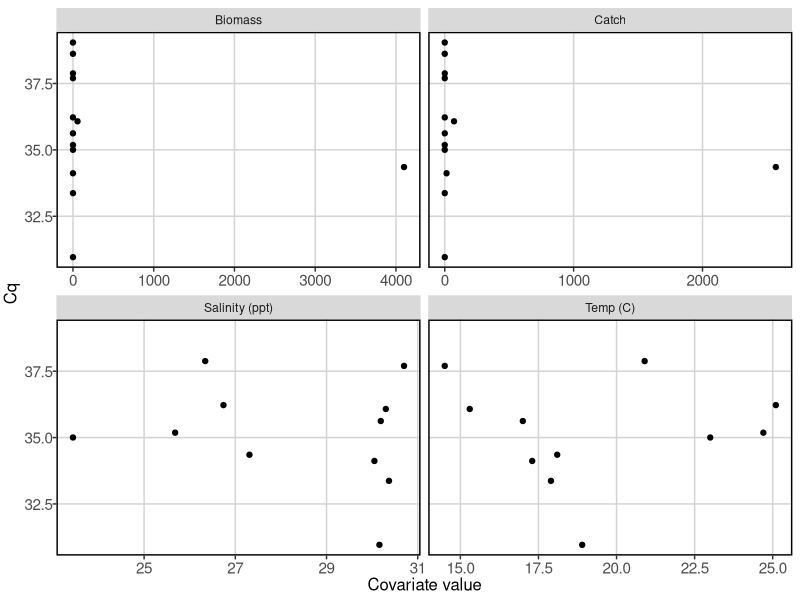

The R script that drew this image:
## ---- chunk 1
rm(list=ls())
knitr::opts_chunk$set(echo = FALSE,
                      message = FALSE,
                      warning = FALSE)
library(tidyverse)
library(sf)
library(here)

# Negate function
'%notin%' <- function(x,y)!('%in%'(x,y))

# Set GGplot auto theme
theme_set(theme(panel.grid.major = element_line(color='lightgray'),
                panel.grid.minor = element_blank(),
                panel.background = element_blank(),
                panel.border = element_rect(color='black', size=1, fill=NA),
                legend.position = "bottom",
                axis.text.x=element_text(size=11),
                axis.text.y=element_text(size=11),
                axis.title.x=element_text(size=12),
                axis.title.y=element_text(size=12, angle=90, vjust=2),
                plot.title=element_text(size=14, hjust = 0, vjust = 1.2),
                plot.caption=element_text(hjust=0, face='italic', size=12)))
## ---- chunk 2
#### Load data ####
abund <- read.csv(here('Clean_Data/Seine/abund_through_2024.csv'))
trips <- read.csv(here('Clean_Data/Seine/trips_through_2024.csv'))
bio <- read.csv(here('Clean_Data/Seine/lengths_through_2024.csv'))
pcr <- read.csv(here('Raw_Data/herring_qpcr_subsample24.csv'))

# Clean
abund <- abund %>% 
  mutate(date = as.Date(date, format="%m/%d/%Y")) %>% 
  mutate(month = month(date),
         year = year(date),
         week = isoweek(date))
abund$collector[abund$site_id >20] <- 'QBC'
abund$collector[abund$site_id <20] <- 'GMRI'

trips <- trips %>% 
  mutate(date = as.Date(date, format="%m/%d/%Y")) %>% 
  mutate(month = month(date),
         year = year(date),
         week = isoweek(date))
trips$collector <- NA
trips$collector[trips$site_id >20] <- 'QBC'
trips$collector[trips$site_id <20] <- 'GMRI'

bio <- bio %>% 
  mutate(date = as.Date(date, format="%m/%d/%Y")) %>% 
  mutate(month = month(date),
         year = year(date),
         week = isoweek(date))
bio$collector[bio$site_id >20] <- 'QBC'
bio$collector[bio$site_id <20] <- 'GMRI'

pcr <- pcr %>% 
  dplyr::select(loc_id, Cq, Sample)

# Clean R2
abund <- abund %>% 
  filter(loc_id %in% pcr$loc_id & species_name == 'atlantic herring') %>% 
  dplyr::select(loc_id, catch)

trips <- trips %>% 
  filter(loc_id %in% pcr$loc_id) %>% 
  dplyr::select(loc_id, site_name, temp_degc, do_mg.l, salinity_ppt)

bio <- bio %>% 
  filter(loc_id %in% pcr$loc_id & species_name == 'atlantic herring') %>% 
  filter(loc_id != '2024_001_23') %>%  # Hey check the logs and see if this is bluefish or actually herring
  dplyr::select(loc_id, length_mm) %>% 
  mutate(length_mm = as.numeric(length_mm))

len <- bio %>% 
  group_by(loc_id) %>% 
  summarise(len = mean(length_mm,  na.rm=T))

# Combine
dat <- left_join(pcr, abund, by='loc_id')
dat$catch[is.na(dat$catch)] <- 0
dat$catch[dat$loc_id == 'posctl'] <- NA

dat <- left_join(dat, trips, by='loc_id')

# L-W relationship
# log(Weight) = log(alpha) + beta * log(Total Length) + Error(unknown for this case)
bio$logW = log(0.00562) + (3.09 * log(bio$length_mm/10))
bio$weight = exp(bio$logW)
wt <- bio %>% 
  group_by(loc_id) %>% 
  summarise(biomass = mean(weight))

dat <- left_join(dat, wt, by='loc_id')
dat$biomass <- dat$biomass * dat$catch
dat$biomass[is.na(dat$biomass)] <- 0

vals <- dplyr::select(dat, Cq, catch, temp_degc, do_mg.l, salinity_ppt, biomass, Sample)
vals <- vals %>% filter(Sample %notin% c('ABlank', 'DBlank', 'Neg Control', 'Pos Control'))

## ---- chunk 3
longdat <- dat %>% 
  filter(Sample %notin% c('Pos Control', 'Neg Control')) %>% 
  dplyr::select(Cq, catch, biomass, temp_degc, salinity_ppt) %>% 
  rename(Catch = catch, Biomass = biomass, `Temp (C)`=temp_degc, `Salinity (ppt)` = salinity_ppt) %>% 
  pivot_longer(cols=c('Catch', 'Biomass', `Temp (C)`, `Salinity (ppt)`))

ggplot(data=longdat, aes(x=value, y=Cq)) +
  geom_point() +
  facet_wrap(vars(name), scales = 'free_x') +
  labs(x='Covariate value')

## ---- chunk 4
negs <- dat[dat$Sample %in% c('ABlank', 'DBlank', 'Neg Control'),]
negs <- dplyr::select(negs,
              Sample, Cq)
negs

## ---- chunk 5
pos <- dat[dat$Sample %notin% c('ABlank', 'DBlank', 'Neg Control', 'Pos Control'),]
pos <- dplyr::select(pos,
              Sample, Cq, catch)
pos <- pos[with(pos, order(Cq, decreasing = F)),]
rownames(pos) <- NULL
pos
## ---- chunk 6
quant <- dat[dat$loc_id %notin% c('posctl', 'negctl'),]

cor(quant$Cq, quant$catch, method='spearman')
cor(quant$Cq, quant$biomass, method='spearman')
